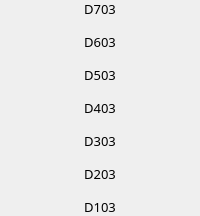
                            <widget class="QFrame" name="frame_71">
                             <property name="frameShape">
                              <enum>QFrame::NoFrame</enum>
                             </property>
                             <property name="frameShadow">
                              <enum>QFrame::Raised</enum>
                             </property>
                             <layout class="QVBoxLayout" name="verticalLayout_77">
                              <property name="spacing">
                               <number>15</number>
                              </property>
                              <property name="leftMargin">
                               <number>0</number>
                              </property>
                              <property name="topMargin">
                               <number>0</number>
                              </property>
                              <property name="rightMargin">
                               <number>0</number>
                              </property>
                              <property name="bottomMargin">
                               <number>0</number>
                              </property>
                              <item>
                               <widget class="QLabel" name="label_d703">
                                <property name="font">
                                 <font>
                                  <family>Mitr SemiBold</family>
                                  <pointsize>10</pointsize>
                                 </font>
                                </property>
                                <property name="text">
                                 <string>D703</string>
                                </property>
                                <property name="alignment">
                                 <set>Qt::AlignCenter</set>
                                </property>
                               </widget>
                              </item>
                              <item>
                               <widget class="QLabel" name="label_d603">
                                <property name="font">
                                 <font>
                                  <family>Mitr SemiBold</family>
                                  <pointsize>10</pointsize>
                                 </font>
                                </property>
                                <property name="text">
                                 <string>D603</string>
                                </property>
                                <property name="alignment">
                                 <set>Qt::AlignCenter</set>
                                </property>
                               </widget>
                              </item>
                              <item>
                               <widget class="QLabel" name="label_d503">
                                <property name="font">
                                 <font>
                                  <family>Mitr SemiBold</family>
                                  <pointsize>10</pointsize>
                                 </font>
                                </property>
                                <property name="text">
                                 <string>D503</string>
                                </property>
                                <property name="alignment">
                                 <set>Qt::AlignCenter</set>
                                </property>
                               </widget>
                              </item>
                              <item>
                               <widget class="QLabel" name="label_d403">
                                <property name="font">
                                 <font>
                                  <family>Mitr SemiBold</family>
                                  <pointsize>10</pointsize>
                                 </font>
                                </property>
                                <property name="text">
                                 <string>D403</string>
                                </property>
                                <property name="alignment">
                                 <set>Qt::AlignCenter</set>
                                </property>
                               </widget>
                              </item>
                              <item>
                               <widget class="QLabel" name="label_d303">
                                <property name="font">
                                 <font>
                                  <family>Mitr SemiBold</family>
                                  <pointsize>10</pointsize>
                                 </font>
                                </property>
                                <property name="text">
                                 <string>D303</string>
                                </property>
                                <property name="alignment">
                                 <set>Qt::AlignCenter</set>
                                </property>
                               </widget>
                              </item>
                              <item>
                               <widget class="QLabel" name="label_d203">
                                <property name="font">
                                 <font>
                                  <family>Mitr SemiBold</family>
                                  <pointsize>10</pointsize>
                                 </font>
                                </property>
                                <property name="text">
                                 <string>D203</string>
                                </property>
                                <property name="alignment">
                                 <set>Qt::AlignCenter</set>
                                </property>
                               </widget>
                              </item>
                              <item>
                               <widget class="QLabel" name="label_d103">
                                <property name="font">
                                 <font>
                                  <family>Mitr SemiBold</family>
                                  <pointsize>10</pointsize>
                                 </font>
                                </property>
                                <property name="text">
                                 <string>D103</string>
                                </property>
                                <property name="alignment">
                                 <set>Qt::AlignCenter</set>
                                </property>
                               </widget>
                              </item>
                             </layout>
                            </widget>
